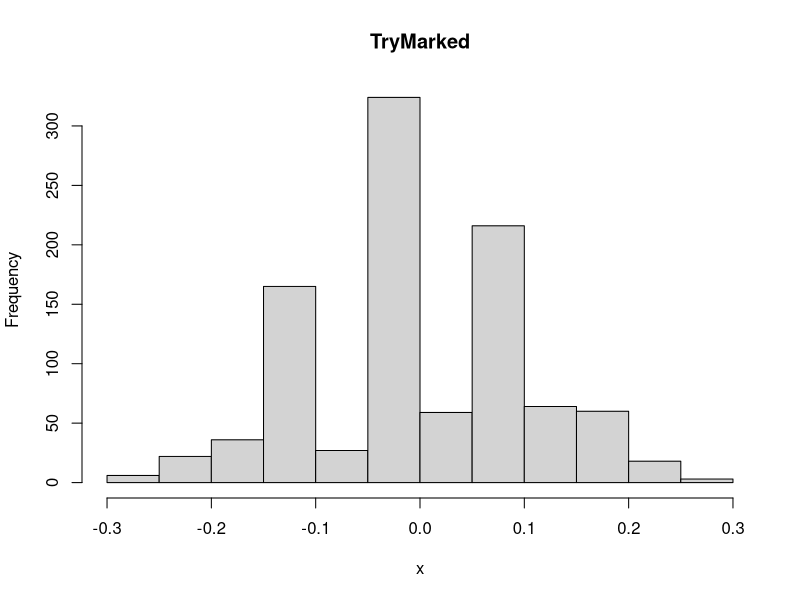
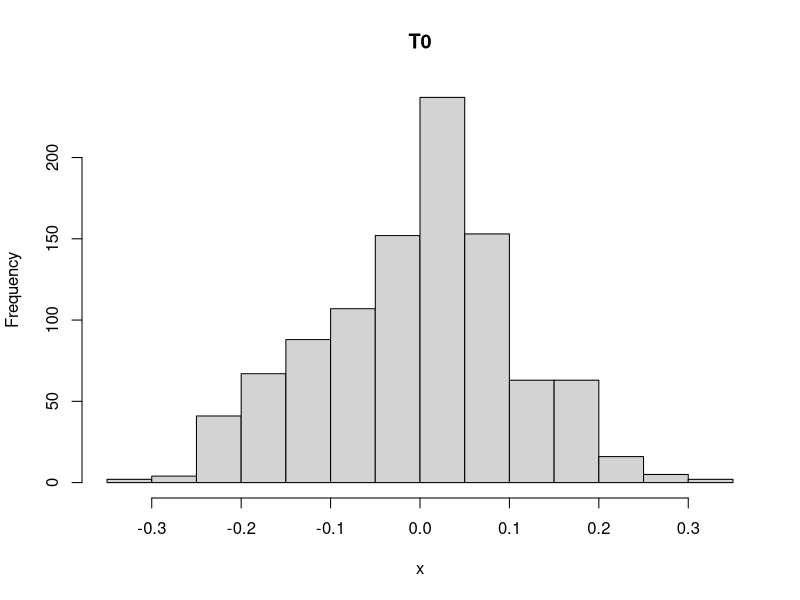
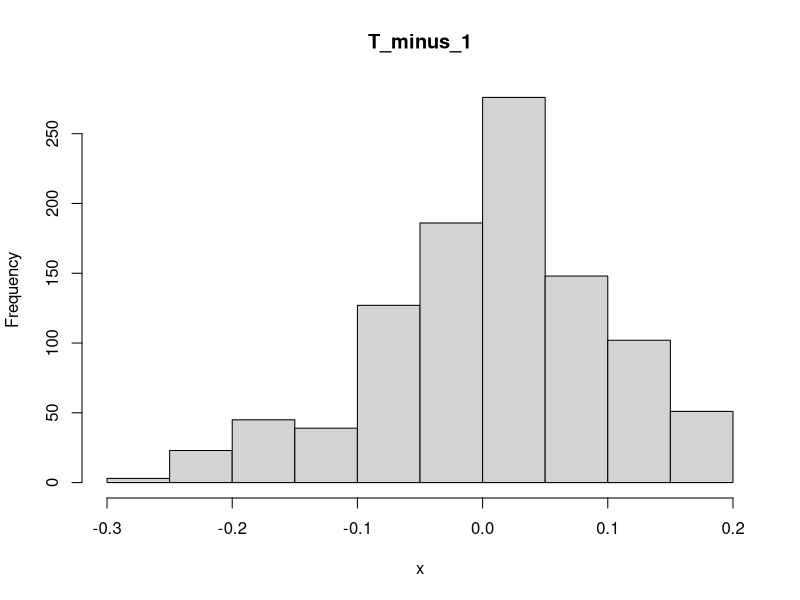
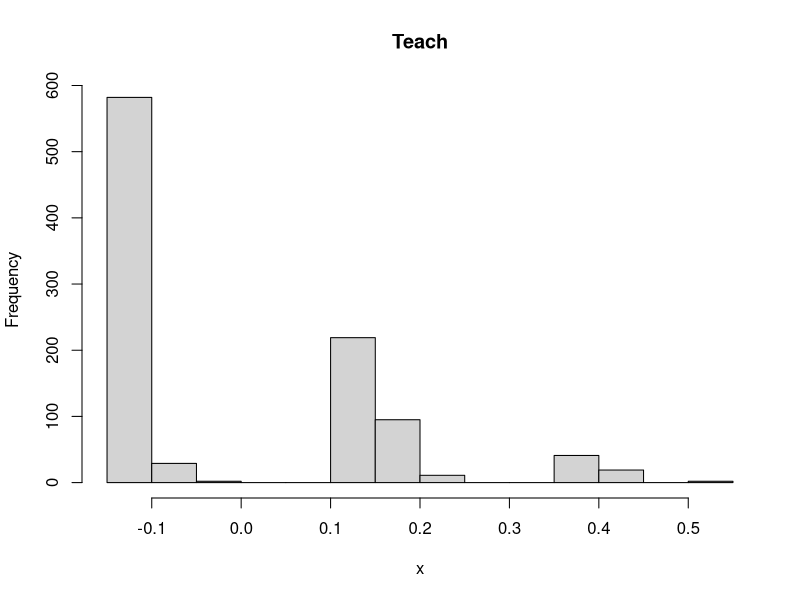
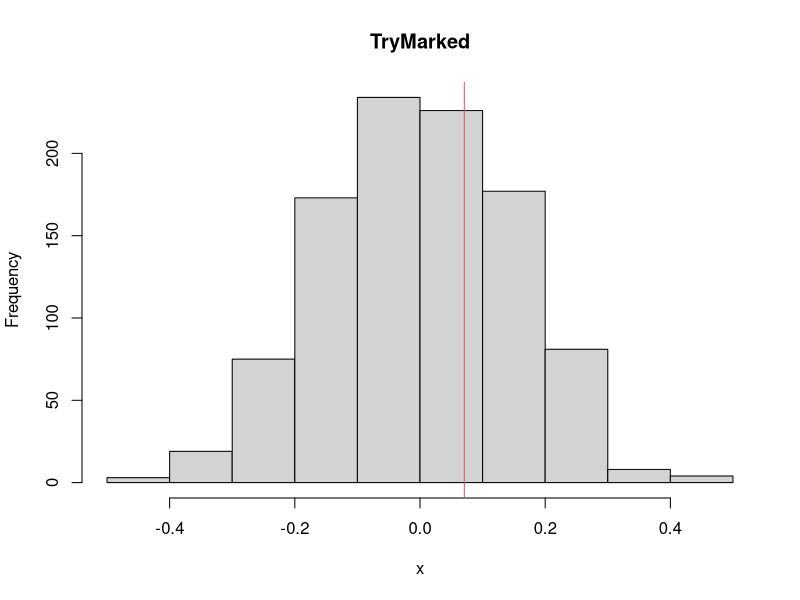
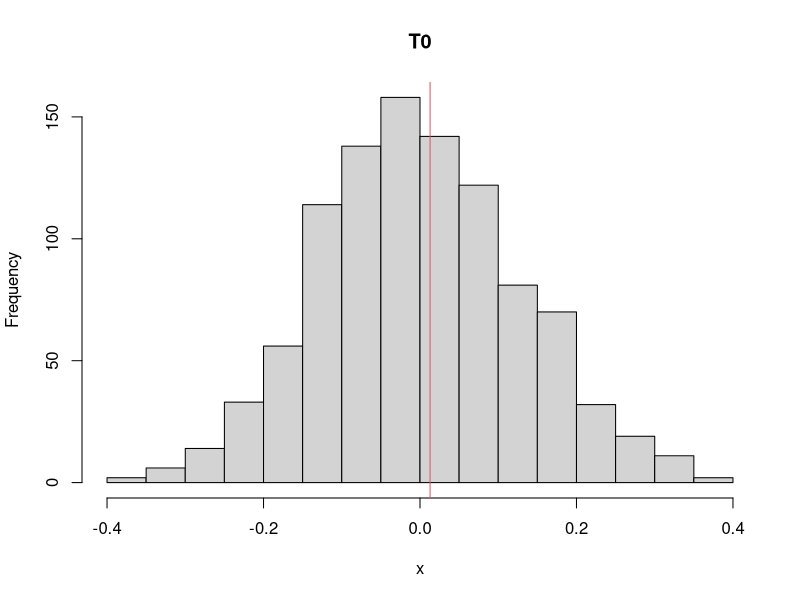
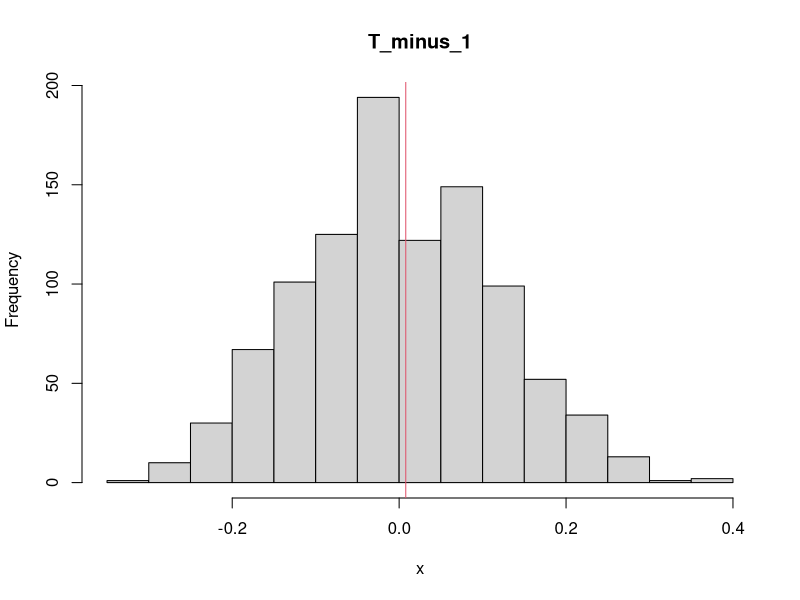
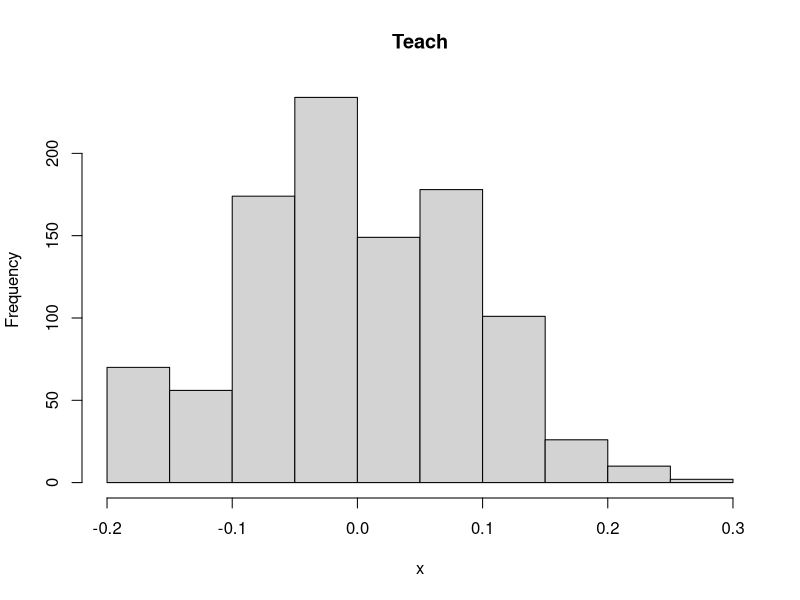

Write the R code that produced these figures, in order.
library(psych)
try(setwd("~/Documents/MPI/KangSukColours/ColourExperiment/processing/"))

millisecondsToReadbleTime = function(t){
  seconds = floor((t/1000)) %% 60
  minutes = floor((t/1000)/60)
  
  #spoint = paste0(seconds,substr(t/1000 - floor(floor((t/1000))),2,4))
  return(paste(minutes,"min",seconds,"sec"))
}

d = read.csv("../data/processedData/variants_processed.csv", stringsAsFactors = F)

colourNumbers = as.numeric(c("1","5","7","14",'18','24','6'))

d = d[d$trial_value %in% colourNumbers,]

rc = read.delim("../data/reliability/RandomVariants21oktober2017.txt",sep="\t", stringsAsFactors = F)
rc = rc[rc$Try.marking!="No coding",]
rc2 = read.delim("../data/reliability/RandomVariants3December2017.txt",sep="\t", stringsAsFactors = F)
names(rc2)[names(rc2)=="X.2"] = "Comments"
if(!"Candidate.Understanding" %in% names(rc2)){
  rc2$Candidate.Understanding = NA
}

rc2 = rc2[,names(rc)]

rc = rbind(rc,rc2)

for(v in c("Try.marking","T0",'T.1', 'Teaching', 'Candidate.Understanding')){
  print(v)
  rc[!is.na(rc[,v]) & rc[,v]=="YES",v] = TRUE
  rc[!is.na(rc[,v]) & rc[,v]=="NO",v] = FALSE
  rc[(!is.na(rc[,v])) & (!rc[,v]%in% c(TRUE,FALSE)),v] = NA
  rc[,v] = rc[,v]=="TRUE"
}

# Check matching of cases is correct
rc$sign_start == millisecondsToReadbleTime(d[match(rc$X, d$X),]$sign_start)
rc$sign_start_milli = d[match(rc$X, d$X),]$sign_start
rc$sign_end_milli = d[match(rc$X, d$X),]$sign_end

rc$KS.Try.marking = d[match(rc$X, d$X),]$TryMarked
rc$KS.T0 = d[match(rc$X, d$X),]$T0
rc$KS.T.1 = d[match(rc$X, d$X),]$T_minus_1
rc$KS.Teaching = d[match(rc$X, d$X),]$Teach
rc$KS.Candidate.Understanding = d[match(rc$X, d$X),]$CandidateUnderstanding=="Yes"

###
# Disagreements
rc$Disagree_TryMark = rc$Try.marking != rc$KS.Try.marking
rc$Disagree_TryMark[is.na(rc$Disagree_TryMark)] = F
rc$Disagree_T0 = rc$T0 != rc$KS.T0
rc$Disagree_T0[is.na(rc$Disagree_T0)] = F
rc$Disagree_T.1 = rc$T.1 != rc$KS.T.1
rc$Disagree_T.1[is.na(rc$Disagree_T.1)] = F
rc$Disagree_Teach = rc$Teaching != rc$KS.Teaching
rc$Disagree_Teach[is.na(rc$Disagree_Teach)] = F

rc$Disagree = rc$Disagree_TryMark | rc$Disagree_T0 | rc$Disagree_T.1 |rc$Disagree_Teach

rc$Disagree = c("No","Yes")[rc$Disagree+1]

rc$Disagree_What = paste(
paste(c("","TryMarking")[as.numeric(1+rc$Disagree_TryMark)]),
paste(c("","T-1")[as.numeric(1+rc$Disagree_T.1)]),
paste(c("","T0")[as.numeric(1+rc$Disagree_T0)]),
paste(c("","Teaching")[as.numeric(1+rc$Disagree_Teach)])
)

rc$Disagree_What = gsub("NA","",rc$Disagree_What)
rc$Disagree_What = gsub("([a-z0-9]) +([A-Z])","\\1, \\2",rc$Disagree_What)
rc$Disagree_What = gsub("^ +","",rc$Disagree_What)

rcd = rc[,c("X","filename","trialID","trial_value","sign_start","sign_end",
            "sign_start_milli","sign_end_milli",
            "speakerName",
      "KS.Try.marking","Try.marking",
      "KS.T.1","T.1",
      "KS.T0","T0",
      "KS.Teaching","Teaching",
      "Disagree","Disagree_What")]
rcd = rcd[!is.na(rcd$Try.marking),]

write.csv(rcd,"../data/reliability/KS_v_CD.csv",row.names = F)

#########



table(rc$KS.Try.marking, rc$Try.marking)
tm = cbind(rc$KS.Try.marking, rc$Try.marking)
tm = tm[complete.cases(tm),]
cohen.kappa(tm)

table(rc$KS.T0, rc$T0)
t0 = cbind(rc$KS.T0, rc$T0)
t0 = t0[complete.cases(t0),]
cohen.kappa(t0)

table(rc$KS.T.1, rc$T.1)
tm1 = cbind(rc$KS.T.1, rc$T.1)
tm1 = tm1[complete.cases(tm1),]
cohen.kappa(tm1)

table(rc$KS.Teaching, rc$Teaching)
tteaching = cbind(rc$KS.Teaching, rc$Teaching)
tteaching = tteaching[complete.cases(tteaching),]
cohen.kappa(tteaching)

table(rc$KS.Candidate.Understanding, rc$Candidate.Understanding)
tcu = cbind(rc$KS.Candidate.Understanding, rc$Candidate.Understanding)
tcu = tcu[complete.cases(tcu),]
cohen.kappa(tcu)

#write.csv(rc, "")

scu = prop.table(table(rc$KS.Candidate.Understanding))[1]
st0 = prop.table(table(rc$KS.T0))[1]
st1 = prop.table(table(rc$KS.T.1))[1]
stt = prop.table(table(rc$KS.Teaching))[1]
str = prop.table(table(rc$KS.Try.marking))[1]

scu
st0
st1
stt
str


rc$CU.disagree = !is.na(rc$Candidate.Understanding) & rc$KS.Candidate.Understanding!=rc$Candidate.Understanding 
rc$T0.disagree = !is.na(rc$T0) & rc$KS.T0!=rc$T0
rc$T.1.disagree = !is.na(rc$T.1) & rc$KS.T.1!=rc$T.1
rc$Teaching.disagree = !is.na(rc$Teaching) & rc$KS.Teaching!=rc$Teaching
rc$Try.marking.disagree = !is.na(rc$Try.marking) & rc$KS.Try.marking!=rc$Try.marking

rc.disagree = rc[rc$CU.disagree | rc$T0.disagree | rc$T.1.disagree | rc$Teaching.disagree | rc$Try.marking.disagree,]

rc.disagree = rc.disagree[order(rc.disagree$T.1.disagree, rc.disagree$CU.disagree, rc.disagree$Try.marking, rc.disagree$Teaching, rc.disagree$T0, decreasing = T),]

write.csv(rc.disagree,"../data/reliability/Disagreements.csv")


#####

orig = read.csv("../data/reliability/RandomVariants_Balanced_ForSean.csv",stringsAsFactors = F)
chk = read.csv("../data/reliability/RandomVariants_Balanced_CHECKED.csv",stringsAsFactors = F,skip = 1)
chk = chk[,1:14]
chk = chk[match(orig$X,chk$X),]
all(chk$X == orig$X)

chk[chk=="?"] = NA
chk[chk=="N"] = FALSE
chk[chk=="Y"] = TRUE

#orig = orig[!orig$filename %in% c("Colour_game_01_3_Indonesia-India_After_one_week.eaf","Colour_game_01_3_Jordan-Nepal_After_one_week.eaf"),]
#chk = chk[!chk$filename %in% c("Colour_game_01_3_Indonesia-India_After_one_week.eaf","Colour_game_01_3_Jordan-Nepal_After_one_week.eaf"),]

names(chk)[names(chk)=="Tminus1"] = "T_minus_1"

properties = c("TryMarked","T0","T_minus_1","Teach")
trueVals = c()
for(p in properties){
  print(p)
  print(table(orig[,p], chk[,p]))
  tm = cbind(orig[,p], chk[,p])
  tm = tm[complete.cases(tm),]
  ck = cohen.kappa(tm)
  print(ck)
  print("------")
  trueVals = c(trueVals,ck$kappa)
}

for(p in properties){
x = c()
for(i in 1:1000){
  tm = cbind(orig[,p], sample(chk[,p]))
  tm = tm[complete.cases(tm),]
  ck = cohen.kappa(tm)
  x = c(x,ck$kappa)
}
hist(x,main = p)
}

for(j in 1:length(properties)){
  p = properties[j]
  x = c()
  for(i in 1:1000){
    tm = cbind(orig[,p], sample(c(T,F),replace = T,size = length(orig[,p])))
    tm = tm[complete.cases(tm),]
    ck = cohen.kappa(tm)
    x = c(x,ck$kappa)
  }
  hist(x,main = p)
  abline(v=trueVals[j],col=2)
}